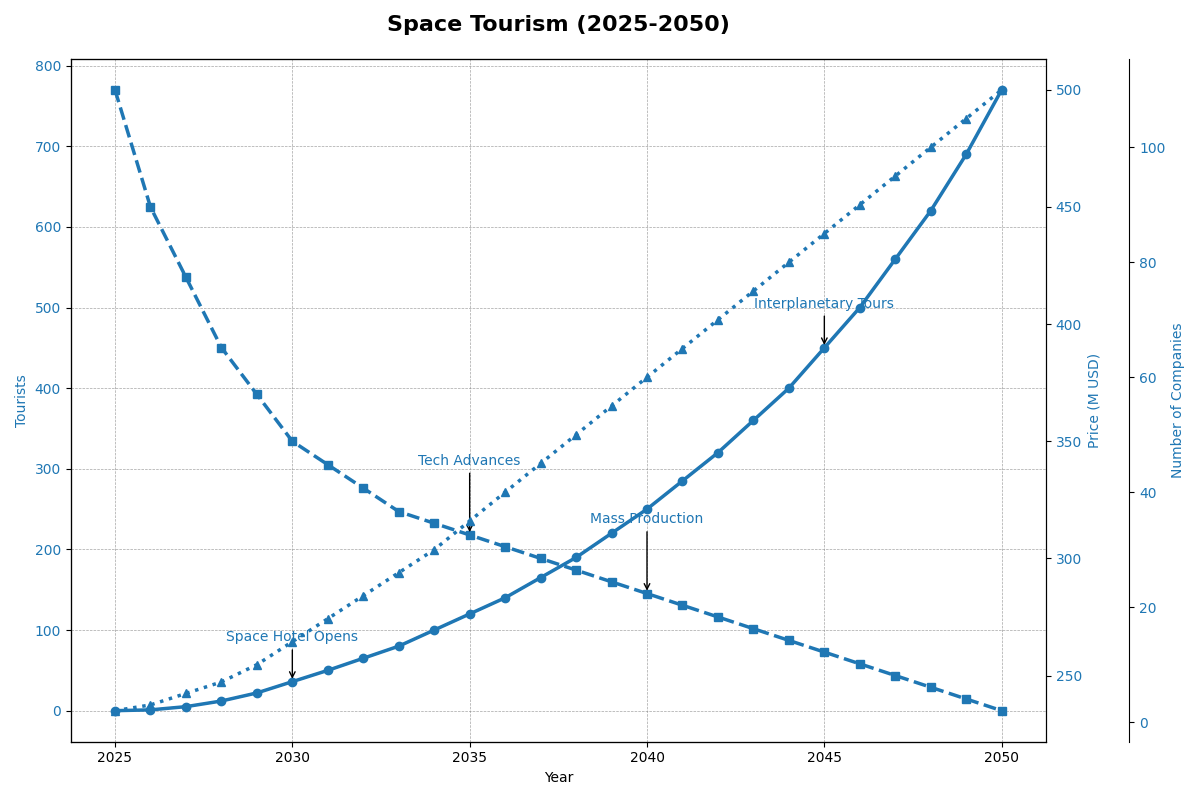

Write the Python code that produced this figure.
import matplotlib.pyplot as plt
import numpy as np

years = np.arange(2025, 2051)

num_space_tourists = [
    0, 1, 5, 12, 22, 36, 50, 65, 80, 100, 120, 140, 
    165, 190, 220, 250, 285, 320, 360, 400, 450, 
    500, 560, 620, 690, 770 
]

avg_ticket_price = [
    500, 450, 420, 390, 370, 350, 340, 330, 320, 315, 
    310, 305, 300, 295, 290, 285, 280, 275, 270, 
    265, 260, 255, 250, 245, 240, 235
]

num_companies = [
    2, 3, 5, 7, 10, 14, 18, 22, 26, 30, 35, 40, 
    45, 50, 55, 60, 65, 70, 75, 80, 85, 
    90, 95, 100, 105, 110 
]

fig, ax1 = plt.subplots(figsize=(12, 8))

color = 'tab:blue'
ax1.set_xlabel('Year')
ax1.set_ylabel('Tourists', color=color)
ax1.plot(years, num_space_tourists, color=color, linewidth=2.5, marker='o')
ax1.tick_params(axis='y', labelcolor=color)

ax1.set_title('Space Tourism (2025-2050)', fontsize=16, fontweight='bold', pad=20)
ax1.grid(color='gray', linestyle='--', linewidth=0.5, alpha=0.7)

milestones_tourists = {
    2030: 'Space Hotel Opens',
    2045: 'Interplanetary Tours'
}
for year, annotation in milestones_tourists.items():
    idx = years.tolist().index(year)
    tourists_val = num_space_tourists[idx]
    ax1.annotate(annotation, xy=(year, tourists_val), xytext=(year, tourists_val + 50),
                 arrowprops=dict(facecolor=color, arrowstyle='->'), fontsize=10, ha='center', color=color)

ax1.plot(years, num_space_tourists, linestyle='--', linewidth=1.5, alpha=0.7, color=color)

ax2 = ax1.twinx()
ax2.set_ylabel('Price (M USD)', color=color)
ax2.plot(years, avg_ticket_price, color=color, linewidth=2.5, linestyle='dashed', marker='s')
ax2.tick_params(axis='y', labelcolor=color)

milestones_prices = {
    2035: 'Tech Advances',
    2040: 'Mass Production'
}
for year, annotation in milestones_prices.items():
    idx = years.tolist().index(year)
    price_val = avg_ticket_price[idx]
    ax2.annotate(annotation, xy=(year, price_val), xytext=(year, price_val + 30),
                 arrowprops=dict(facecolor=color, arrowstyle='->'), fontsize=10, ha='center', color=color)

ax3 = ax1.twinx()
ax3.spines['right'].set_position(('outward', 60))  
ax3.set_ylabel('Number of Companies', color=color)
ax3.plot(years, num_companies, color=color, linewidth=2.5, linestyle='dotted', marker='^')
ax3.tick_params(axis='y', labelcolor=color)

fig.tight_layout()
plt.show()
